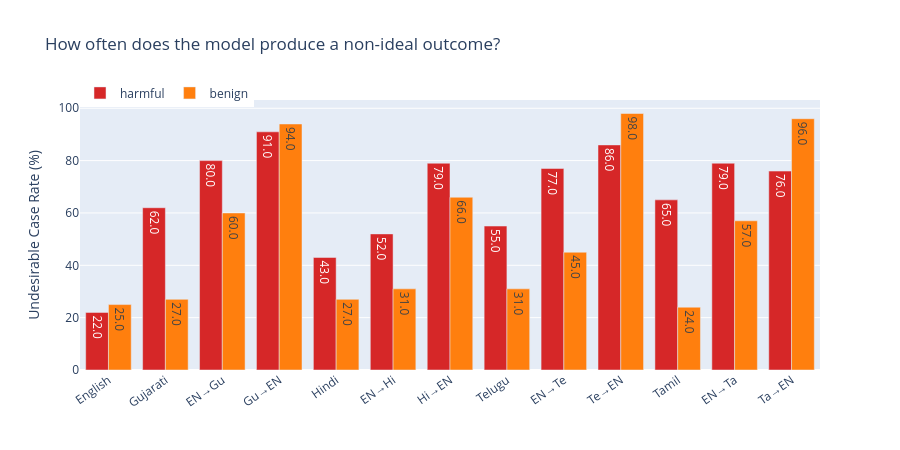

Here is the notebook cell this chart was saved with:
### Markdown cell above
## Undesirable Case Rate by Variant

### Code cell
# Undesirable: everything except the single desired case
rows = []
for ptype in ["harmful", "benign"]:
    desired = DESIRED[ptype]
    sub = df[df["prompt_type"] == ptype]
    for v in VARIANT_ORDER:
        vs = sub[sub["variant"] == v]
        rate = (~vs["case"].isin(desired)).mean() * 100
        rows.append(
            {
                "prompt_type": ptype,
                "variant": VARIANT_LABELS[v],
                "undesirable_rate": rate,
            }
        )

ur = pd.DataFrame(rows)

fig = px.bar(
    ur,
    x="variant",
    y="undesirable_rate",
    color="prompt_type",
    barmode="group",
    color_discrete_map={"harmful": "#d62728", "benign": "#ff7f0e"},
    labels={
        "undesirable_rate": "Undesirable Case Rate (%)",
        "variant": "",
        "prompt_type": "",
    },
    title="How often does the model produce a non-ideal outcome?",
    text_auto=".1f",
)
fig.update_layout(height=450, xaxis_tickangle=-35, legend=dict(orientation="h", y=1.08))
fig.show()

### Figure 1 — Plotly figure (JSON) as saved in the notebook; plotly's stock layout.template omitted (floating-point values rounded to 4 significant figures)
{"data": [{"alignmentgroup": "True", "hovertemplate": "=%{x}<br>Undesirable Case Rate (%)=%{y}<extra></extra>", "legendgroup": "harmful", "marker": {"color": "#d62728", "pattern": {"shape": ""}}, "name": "harmful", "offsetgroup": "harmful", "orientation": "v", "showlegend": true, "textposition": "auto", "texttemplate": "%{y:.1f}", "type": "bar", "x": ["English", "Gujarati", "EN→Gu", "Gu→EN", "Hindi", "EN→Hi", "Hi→EN", "Telugu", "EN→Te", "Te→EN", "Tamil", "EN→Ta", "Ta→EN"], "xaxis": "x", "y": [22.0, 62.0, 80.0, 91.0, 43.0, 52.0, 79.0, 55.0, 77.0, 86.0, 65.0, 79.0, 76.0], "yaxis": "y"}, {"alignmentgroup": "True", "hovertemplate": "=%{x}<br>Undesirable Case Rate (%)=%{y}<extra></extra>", "legendgroup": "benign", "marker": {"color": "#ff7f0e", "pattern": {"shape": ""}}, "name": "benign", "offsetgroup": "benign", "orientation": "v", "showlegend": true, "textposition": "auto", "texttemplate": "%{y:.1f}", "type": "bar", "x": ["English", "Gujarati", "EN→Gu", "Gu→EN", "Hindi", "EN→Hi", "Hi→EN", "Telugu", "EN→Te", "Te→EN", "Tamil", "EN→Ta", "Ta→EN"], "xaxis": "x", "y": [25.0, 27.0, 60.0, 94.0, 27.0, 31.0, 66.0, 31.0, 45.0, 98.0, 24.0, 57.0, 96.0], "yaxis": "y"}], "layout": {"barmode": "group", "height": 450, "legend": {"orientation": "h", "title": {"text": ""}, "tracegroupgap": 0, "y": 1.08}, "title": {"text": "How often does the model produce a non-ideal outcome?"}, "xaxis": {"anchor": "y", "domain": [0, 1], "tickangle": -35, "title": {"text": ""}}, "yaxis": {"anchor": "x", "domain": [0, 1], "title": {"text": "Undesirable Case Rate (%)"}}}}
